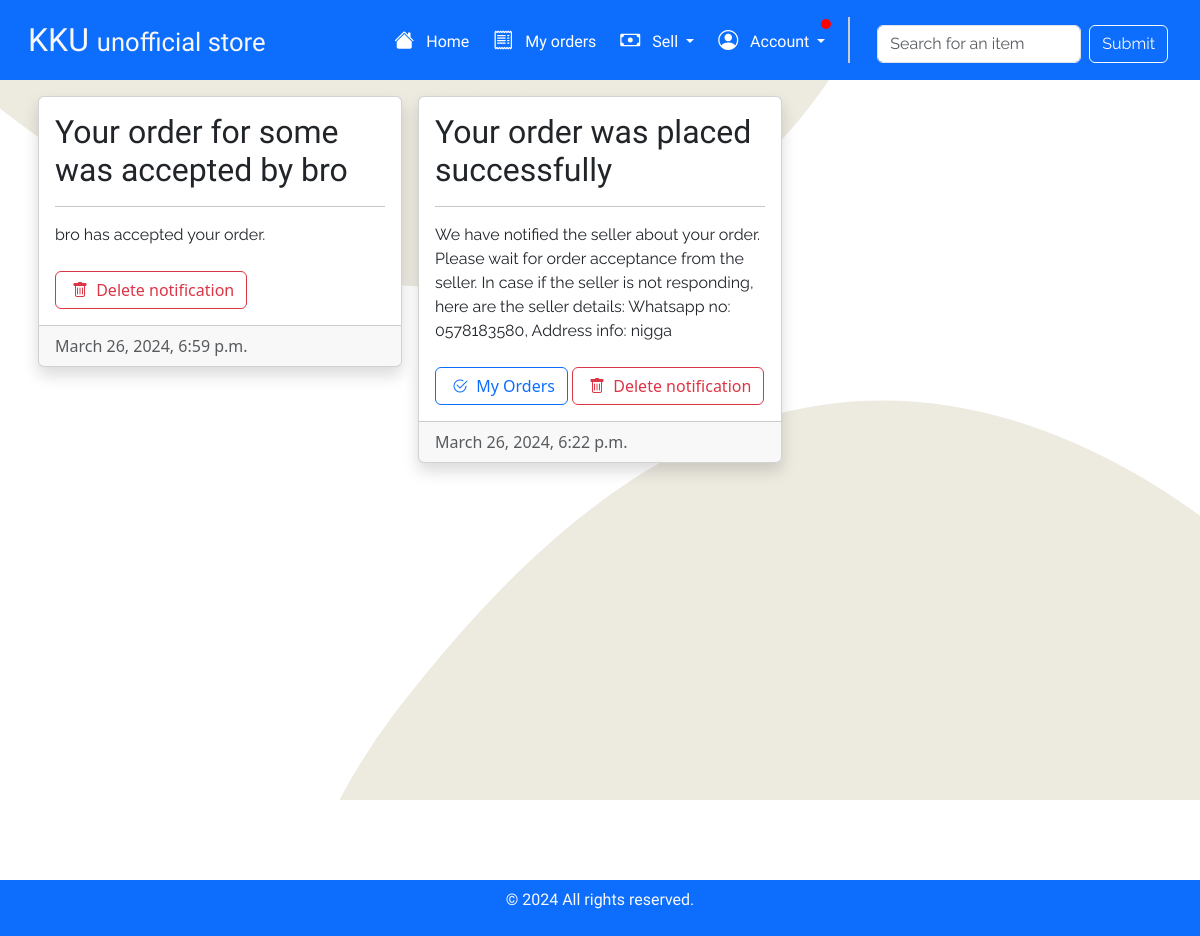
The app's page /notifications/ (signed in) with its own data.
### shop/models.py (models this page shows, shortened)
class UserNotification(models.Model):
    username = models.CharField(max_length=128)
    title = models.CharField(max_length=100)
    body = models.CharField(max_length=100)
    date = models.DateTimeField(default=timezone.now)
    task = models.CharField(max_length=20)
    unread = models.BooleanField(default=True)

### shop/views.py (the view)
# urls.py: path('notifications/', views.notifications, name='notifications'),
def notifications(request):
    ordered_items = UserListings.objects.filter(username=request.user.username)
    new_item_orders = 0
    for item in ordered_items:
        new_item_orders += item.new_orders
    notifications = UserNotification.objects.filter(username=request.user.username).order_by('-date')
    for notification in notifications:
        notification.unread = False
        notification.save()
    return render(request, "notifications.html", {"notifications": notifications, "new_orders": new_item_orders})

### shop/templates/notifications.html (shortened to what this page needs)
{% extends 'layout.html' %}
{% load static %}
{% block body %}
<div class="container">
    <div class="row" style="min-height: 80vh;" data-masonry='{"percentPosition": true }'>
        {% for notification in notifications %}
        <div class="g-3 col-md-4">
            <div class="shadow card p-0" style="height: fit-content;">
                <div class="card-body">
                    <h2 class="style-text">{{notification.title}}</h2>
                    <hr>
                    <p class="style-text-2 mb-4">{{notification.body}}</p>
                    {% if notification.task == "show_shop" %}
                    <a href="{% url 'shop:my_shop' %}" class="btn btn-outline-primary"><i class="bi bi-bag mx-1"></i> My
                        Shop</a>
                    {% elif notification.task == "show_order" %}
                    <a href="{% url 'shop:myOrders' %}" class="btn btn-outline-primary"><i
                            class="bi bi-check2-circle mx-1"></i> My Orders</a>
                    {% endif %}
                    <a href="{% url 'shop:delete_notification' notification.id %}" class="btn btn-outline-danger"><i
                            class="bi bi-trash mx-1"></i> Delete notification</a>
                </div>
                <div class="card-footer text-muted">{{notification.date}}</div>
            </div>
        </div>
        {% endfor %}
    </div>
</div>
{% endblock %}

### shop/static/style.css (style rules this page uses)
:root { --family1: 'Kalnia'; --family2: 'Wix Madefor Display'; --family3: 'Raleway'; --family4: 'Poltawski Nowy'; --family5: 'Trochut'; --themecolor1: '#0d6efd'; --themecolor2: '#f7f7f7'; }
body { background: #f7f7f7; }
.container { min-height: 100vh; }
.style-text { font-family: var(--family2); }
.style-text-2 { font-family: var(--family3); }

### records on screen
UserNotification: title "Your order for some was accepted by bro", body "bro has accepted your order.", date "March 26, 2024, 6:59 p.m."
UserNotification: title "Your order was placed successfully", body "We have notified the seller about your order. Please wait for order acceptance from the seller. In case if the seller is not responding, here are the seller details: Whatsapp no: 0578183580, Address info: nigga", task "show_order" (drawn), date "March 26, 2024, 6:22 p.m."
